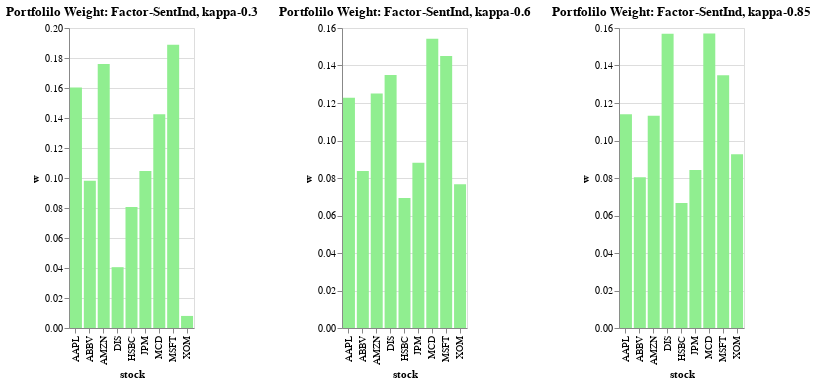

The cell this chart's notebook holds for it:
### Code cell
#Sentiment indicator

note_method = 'SentInd'
color = 'lightgreen'
mu = X.mean(axis=0)
Sigma = sentiment_ind(X_trn)
charts = []

for kappa in kappa_vals:
    w_GMRP_robust, chart = portfolioMaxReturnRobustEllipsoid(mu, Sigma, kappa, color, note_method)
    ref = (note_method, kappa)
    dict_track[ref] = w_GMRP_robust
    charts.append(chart)

display(alt.hconcat(*charts))

### Figure 1 — Vega-Lite specification as saved in the notebook (floating-point values rounded to 4 significant figures)
{"config": {"view": {"continuousWidth": 300, "continuousHeight": 300}}, "hconcat": [{"data": {"name": "data-c00ffedcfa4f0741cbcd65db7f2043b3"}, "mark": {"type": "bar", "color": "lightgreen", "size": 12}, "encoding": {"x": {"field": "stock", "type": "nominal"}, "y": {"field": "w", "type": "quantitative"}}, "title": "Portfolilo Weight: Factor-SentInd, kappa-0.3", "width": 125}, {"data": {"name": "data-8d945cd1d1cbce4d59f0d3723298f256"}, "mark": {"type": "bar", "color": "lightgreen", "size": 12}, "encoding": {"x": {"field": "stock", "type": "nominal"}, "y": {"field": "w", "type": "quantitative"}}, "title": "Portfolilo Weight: Factor-SentInd, kappa-0.6", "width": 125}, {"data": {"name": "data-18067162d3d763225669fcebf696c01f"}, "mark": {"type": "bar", "color": "lightgreen", "size": 12}, "encoding": {"x": {"field": "stock", "type": "nominal"}, "y": {"field": "w", "type": "quantitative"}}, "title": "Portfolilo Weight: Factor-SentInd, kappa-0.85", "width": 125}], "$schema": "https://vega.github.io/schema/vega-lite/v5.17.0.json", "datasets": {"data-c00ffedcfa4f0741cbcd65db7f2043b3": [{"w": 0.1604, "stock": "AAPL"}, {"w": 0.09823, "stock": "ABBV"}, {"w": 0.1761, "stock": "AMZN"}, {"w": 0.04055, "stock": "DIS"}, {"w": 0.08062, "stock": "HSBC"}, {"w": 0.1047, "stock": "JPM"}, {"w": 0.1425, "stock": "MCD"}, {"w": 0.1889, "stock": "MSFT"}, {"w": 0.008048, "stock": "XOM"}], "data-8d945cd1d1cbce4d59f0d3723298f256": [{"w": 0.1228, "stock": "AAPL"}, {"w": 0.08378, "stock": "ABBV"}, {"w": 0.1251, "stock": "AMZN"}, {"w": 0.1349, "stock": "DIS"}, {"w": 0.06932, "stock": "HSBC"}, {"w": 0.08813, "stock": "JPM"}, {"w": 0.1543, "stock": "MCD"}, {"w": 0.145, "stock": "MSFT"}, {"w": 0.07663, "stock": "XOM"}], "data-18067162d3d763225669fcebf696c01f": [{"w": 0.1141, "stock": "AAPL"}, {"w": 0.08042, "stock": "ABBV"}, {"w": 0.1132, "stock": "AMZN"}, {"w": 0.1569, "stock": "DIS"}, {"w": 0.06668, "stock": "HSBC"}, {"w": 0.08428, "stock": "JPM"}, {"w": 0.157, "stock": "MCD"}, {"w": 0.1348, "stock": "MSFT"}, {"w": 0.09264, "stock": "XOM"}]}}
